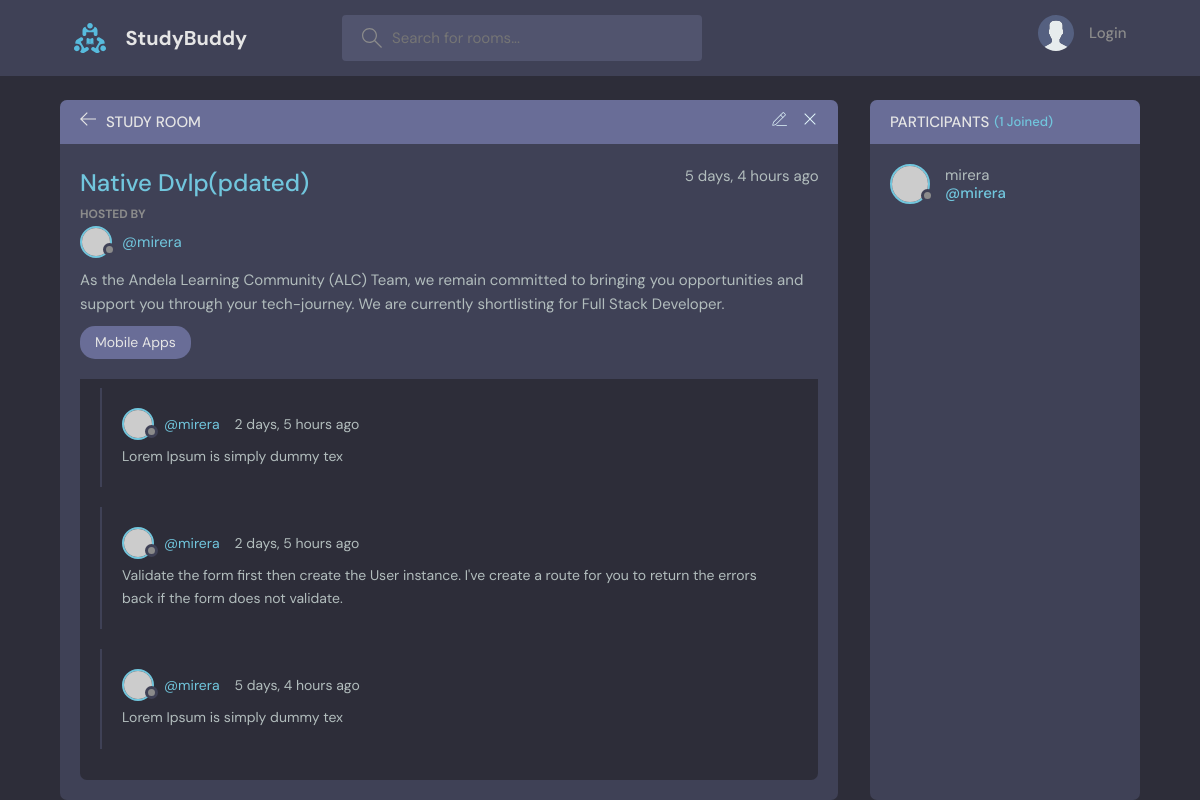
Page /room/15 on the committed database.
### base/models.py (models this page shows, shortened)
class Room(models.Model):
    host = models.ForeignKey(User, on_delete=models.SET_NULL, null=True)
    topic =models.ForeignKey(Topic, on_delete=models.SET_NULL, null=True)
    name = models.CharField(max_length=200)
    description = models.TextField(null=True)
    participants = models.ManyToManyField(User, related_name='participants', blank=True)
    updated = models.DateTimeField(auto_now= True)
    created = models.DateTimeField(auto_now_add= True)
    class Meta:
        ordering = ['-updated', '-created']

class Topic(models.Model):
    name = models.CharField(max_length=200)
    def __str__(self):
        return self.name

class Message(models.Model):
    user = models.ForeignKey(User, on_delete=models.CASCADE)
    room = models.ForeignKey(Room, on_delete=models.CASCADE)
    body = models.TextField()
    updated = models.DateTimeField(auto_now= True)
    created = models.DateTimeField(auto_now_add= True)
    class Meta:
        ordering = ['-updated', '-created']

### base/views.py (the view, shortened to what this page needs)
# urls.py: path('room/<str:pk>',views.room, name= 'room'),
def room(request,pk):
    room = Room.objects.get(id=pk)
    room_messages = room.message_set.all().order_by('-created')
    participants = room.participants.all()
    context = {"room":room, "room_messages":room_messages,
                "participants":participants}
    return render(request, 'base/room.htm', context)

### base/templates/base/room.htm (shortened to what this page needs)
{% extends 'main.htm' %}
{% block content %}
    <main class="profile-page layout layout--2">
      <div class="container">
        <div class="room">
          <div class="room__top">
            <div class="room__topLeft">
              <a href="{% url 'home' %}">
                <svg version="1.1" xmlns="http://www.w3.org/2000/svg" width="32" height="32" viewBox="0 0 32 32">
                  <title>arrow-left</title>
                  <path
                    d="M13.723 2.286l-13.723 13.714 13.719 13.714 1.616-1.611-10.96-10.96h27.625v-2.286h-27.625l10.965-10.965-1.616-1.607z"
                  ></path>
                </svg>
              </a>
              <h3>Study Room</h3>
            </div>
            <div class="room__topRight">
              <a href="{% url 'update-room' room.id %}">
              </a>
              <a href="{% url 'delete-room' room.id %}">
                <svg version="1.1" xmlns="http://www.w3.org/2000/svg" width="32" height="32" viewBox="0 0 32 32">
                  <title>remove</title>
                  <path
                    d="M27.314 6.019l-1.333-1.333-9.98 9.981-9.981-9.981-1.333 1.333 9.981 9.981-9.981 9.98 1.333 1.333 9.981-9.98 9.98 9.98 1.333-1.333-9.98-9.98 9.98-9.981z"
                  ></path>
                </svg>
              </a>
            </div>
          </div>
          <div class="room__box scroll">
            <div class="room__header scroll">
              <div class="room__info">
                <h3>{{room.name}}</h3>
                <span>{{room.created|timesince}} ago</span>
              </div>
              <div class="room__hosted">
                <p>Hosted By</p>
                <a href="{% url 'user-profile' room.host.id %}" class="room__author">
                  <div class="avatar avatar--small">
                    <img src="https://randomuser.me/api/portraits/men/37.jpg" />
                  </div>
                  <span>@{{room.host.username}}</span>
                </a>
              </div>
              <div class="room__details">
                {{room.description}}
              </div>
              <span class="room__topics">{{room.topic}}</span>
            </div>
            <div class="room__conversation">
              <div class="threads scroll">
                {% for message in room_messages %}
                <div class="thread">
                  <div class="thread__top">
                    <div class="thread__author">
                      <a href="#" class="thread__authorInfo">
                        <div class="avatar avatar--small">
                          <img src="https://randomuser.me/api/portraits/men/37.jpg" />
                        </div>
                        <span>@{{message.user}}</span>
                      </a>
                      <span class="thread__date">{{message.created|timesince}} ago</span>
                    </div>
                  </div>
                  <div class="thread__details">
                    {{ message.body}}
                  </div>
                </div>
                {% endfor %}
              </div>
            </div>
          </div>
        </div>
        <div class="participants">
          <h3 class="participants__top">Participants <span>({{participants.count}} Joined)</span></h3>
          <div class="participants__list scroll">
            {% for user in participants %}
            <a href="{% url 'user-profile' user.id %}" class="participant">
              <div class="avatar avatar--medium">
                <img src="https://randomuser.me/api/portraits/men/37.jpg" />
              </div>
              <p>
                {{user.username}}
                <span>@{{user.username}}</span>
              </p>
            </a>
            {% endfor %}
          </div>
        </div>
      </div>
    </main>
    {% endblock %}

### rows in the picture
Room: name "Native Dvlp(pdated)", created "5 days, 4 hours", host.username "mirera", description "As the Andela Learning Community (ALC) Team, we remain committed to bringing you opportunities and support you through your tech-journey. We are currently shortlisting for Full Stack Developer.", topic "Mobile Apps"
Message: user "mirera", created "2 days, 5 hours", body "Lorem Ipsum is simply dummy tex"
Message: user "mirera", created "2 days, 5 hours", body "Validate the form first then create the User instance. I've create a route for you to return the errors back if the form does not validate."
Message: user "mirera", created "5 days, 4 hours", body "Lorem Ipsum is simply dummy tex"

### other values in the picture
{{ participants.count }} "1"
{{ user.username }} "mirera"
